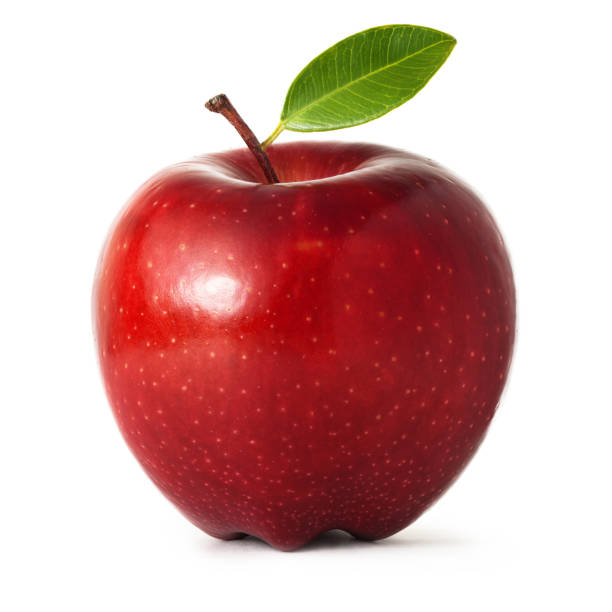
#> input picture 8th Semester Labs/Image Processing Labs/images/apple.jpg, 612 x 612 px
$ jupyter execute geometric_mean.ipynb
#> lines starting #> are read from the running program, lines starting #| are printed output that depends on the picture; after the words box and inside, x2 and y2 are one past the last pixel; in counts of white or black regions, pixels touching at a corner belong together
**Effectiveness Against Gaussian Noise**

The geometric mean filter is particularly effective against Gaussian noise due to its `multiplicative nature`, which helps in smoothing the image without significantly losing data. Unlike the arithmetic mean filter, which can blur edges and details, the geometric mean filter tends to preserve these features better while reducing noise. This is because it mitigates the influence of extreme pixel values (outliers), which can skew results when using arithmetic methods.

Comparison with Other Filters
- **Arithmetic Mean Filter:** This filter averages pixel values, which can **lead to blurring of edges** and loss of detail. It is less effective in preserving image quality when noise is present.

- **Median Filter:** While effective for removing salt-and-pepper noise, it may not perform as well for Gaussian noise compared to the geometric mean filter, especially when the **noise level is low or moderate**.

- **Gaussian Filter:** This filter assumes that noise follows a Gaussian distribution and works well under that assumption but **may not be as effective in preserving edges** compared to the geometric mean filter.

[cell 1]
import numpy as np
import cv2
import matplotlib.pyplot as plt

# Create a function for the geometric mean filter
def geometric_mean_filter(image, kernel_size=3):
    # Calculate geometric mean over a moving window
    pad_size = kernel_size // 2
    padded_image = np.pad(image, pad_size, mode='reflect')
    result = np.zeros_like(image)

    for i in range(image.shape[0]):
        for j in range(image.shape[1]):
            # Extract kernel window
            window = padded_image[i:i + kernel_size, j:j + kernel_size]
            # Calculate geometric mean
            result[i, j] = np.exp(np.mean(np.log(window + 1e-5)))  # small constant to avoid log(0)

    return result

# Generate a synthetic image and add Gaussian noise
# image = np.ones((100, 100), dtype=np.float32) * 128  # Create a gray image
image = cv2.imread('../../images/apple.jpg', cv2.IMREAD_GRAYSCALE)
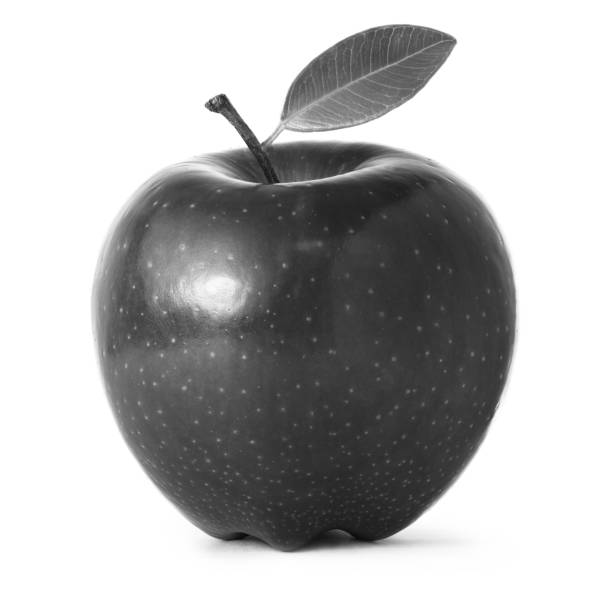
#> image: shape (612, 612); min 7, max 255, mean 182.7

noise = np.random.normal(0, 25, image.shape)         # Gaussian noise with mean 0 and stddev 25
noisy_image = np.clip(image + noise, 0, 255).astype(np.uint8)
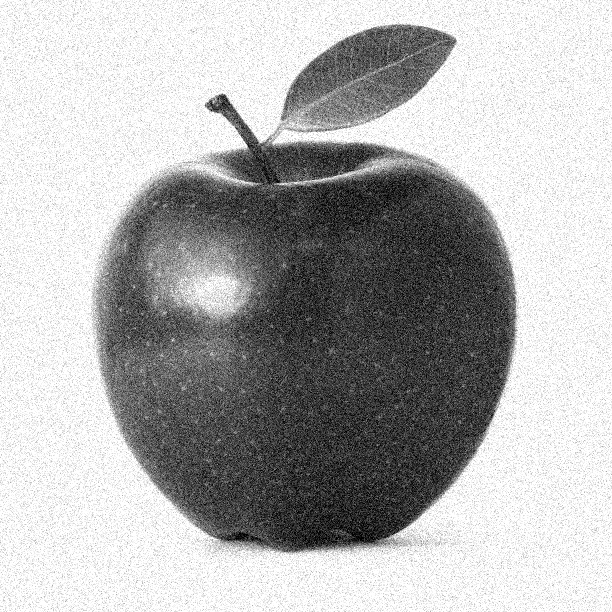
#> noisy_image: shape (612, 612); min 0, max 255, mean 176.7

# Apply arithmetic mean filter (using OpenCV blur for simplicity)
arithmetic_mean_filtered = cv2.blur(noisy_image, (3, 3))

# Apply geometric mean filter
geometric_mean_filtered = geometric_mean_filter(noisy_image, kernel_size=3)
#> after the loop in geometric_mean_filter, `for i in range(image.shape[0]):`:
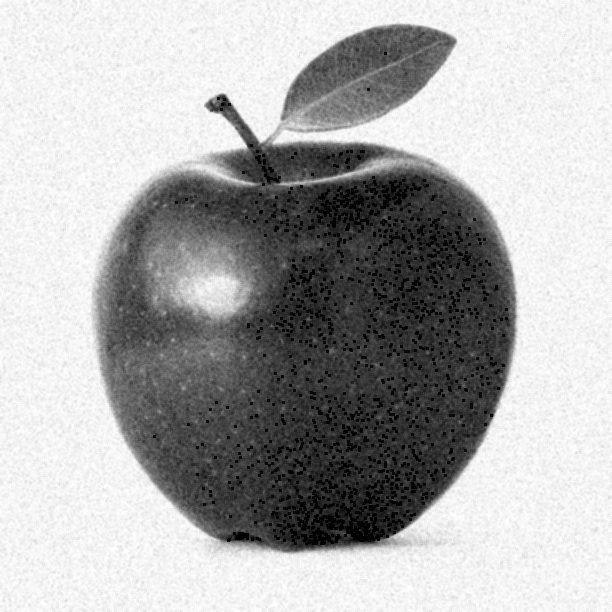
#> result: shape (612, 612); min 0, max 255, mean 172.8

# Display results
plt.figure(figsize=(20,12))
plt.subplot(1, 3, 1)
plt.title("Noisy Image")
plt.imshow(noisy_image, cmap='gray')

plt.subplot(1, 3, 2)
plt.title("Arithmetic Mean Filter")
plt.imshow(arithmetic_mean_filtered, cmap='gray')

plt.subplot(1, 3, 3)
plt.title("Geometric Mean Filter")
plt.imshow(geometric_mean_filtered, cmap='gray')

plt.show()
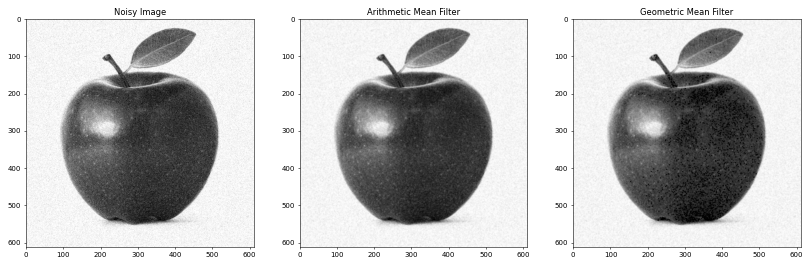
#> figure drawn by matplotlib, 3 panels

[cell 2]
import cv2
import matplotlib.pyplot as plt
import math
import numpy as np

#creating the image
img = np.zeros([230, 233])
img = img.astype(np.uint8)
for i in range(10, 220):
    j = 0
    while j <= 192:
        for k in range(j+0, j+16):
            img[i, k] = 0
        for k in range(j+17, j+24):
            img[i, k] = 255
        j += 24

m, n = img.shape
img_new = np.zeros([m, n])

# Convolve the 3X3 mask over the image
for i in range(1, m-1):
    for j in range(1, n-1):
        temp = 1
        for l in range(-1, 2):
            for k in range(-1, 2):
                temp = temp * img[i+l, j+k]
        temp = np.power(temp, 1/9)

        img_new[i, j]= temp

img_new = img_new.astype(np.uint8)


# Display the images
plt.imshow(cv2.cvtColor(img, cv2.COLOR_BGR2RGB))
plt.show()
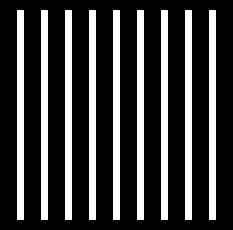
#> shown: shape (230, 233, 3); 24.7% white; 9 white regions, largest, box (x1, y1, x2, y2) and area: (17, 10, 24, 220) 1470, (41, 10, 48, 220) 1470, (65, 10, 72, 220) 1470

# Display the images
plt.imshow(cv2.cvtColor(img_new, cv2.COLOR_BGR2RGB))
plt.show()
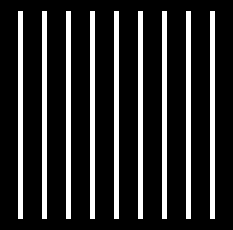
#> shown: shape (230, 233, 3); values 0 (black) and 111 (white), 17.5% white; 9 white regions, largest, box (x1, y1, x2, y2) and area: (18, 11, 23, 219) 1040, (42, 11, 47, 219) 1040, (66, 11, 71, 219) 1040
